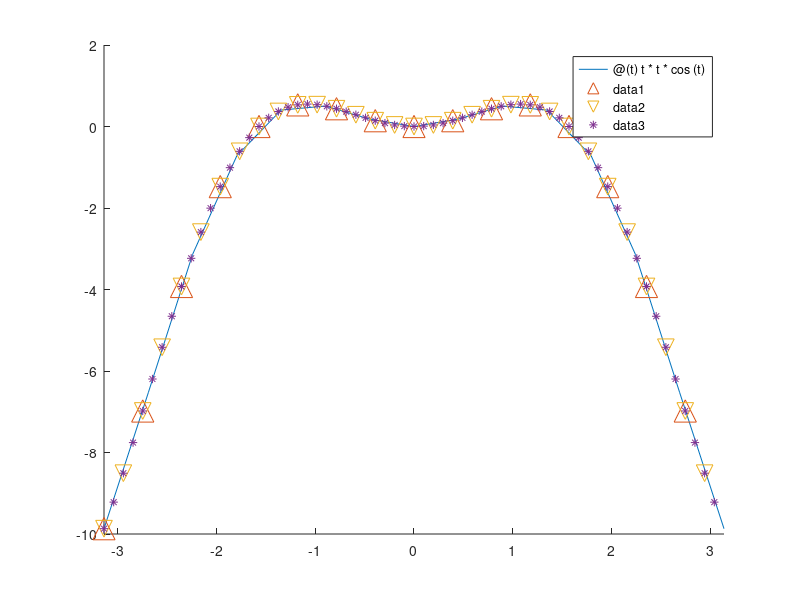
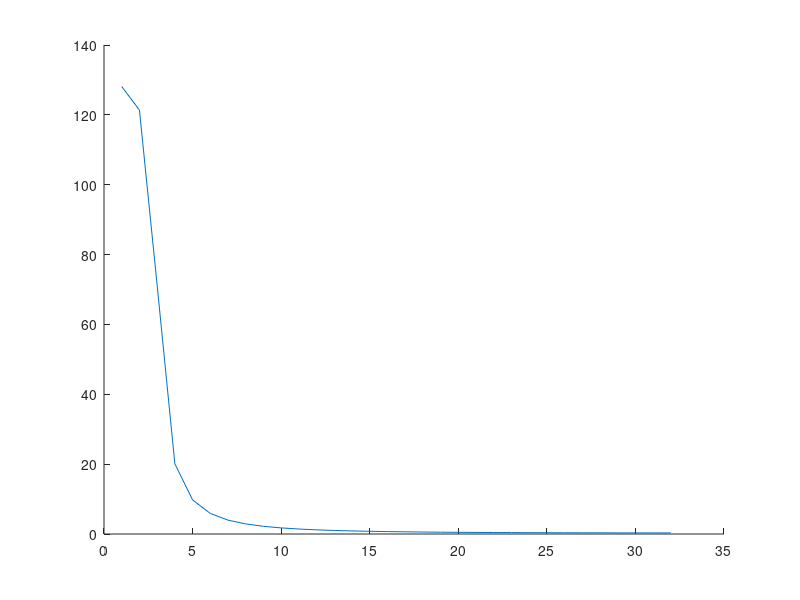
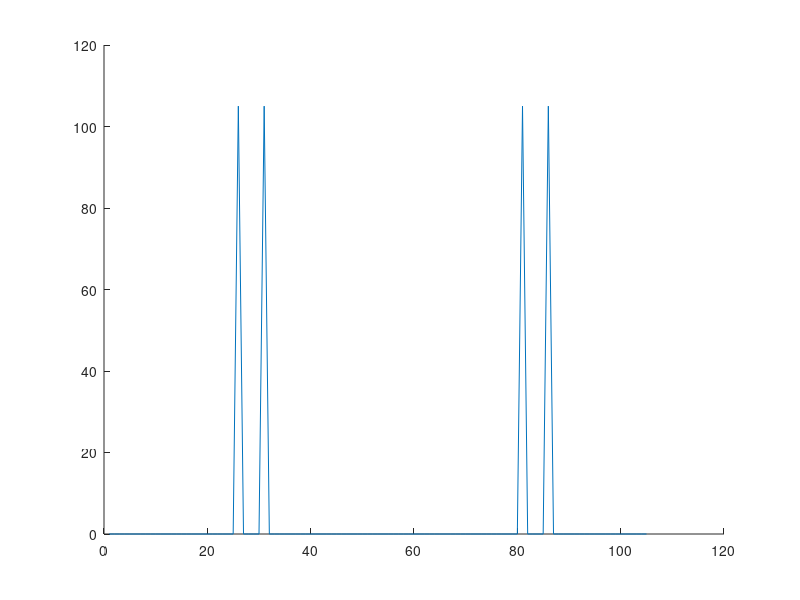
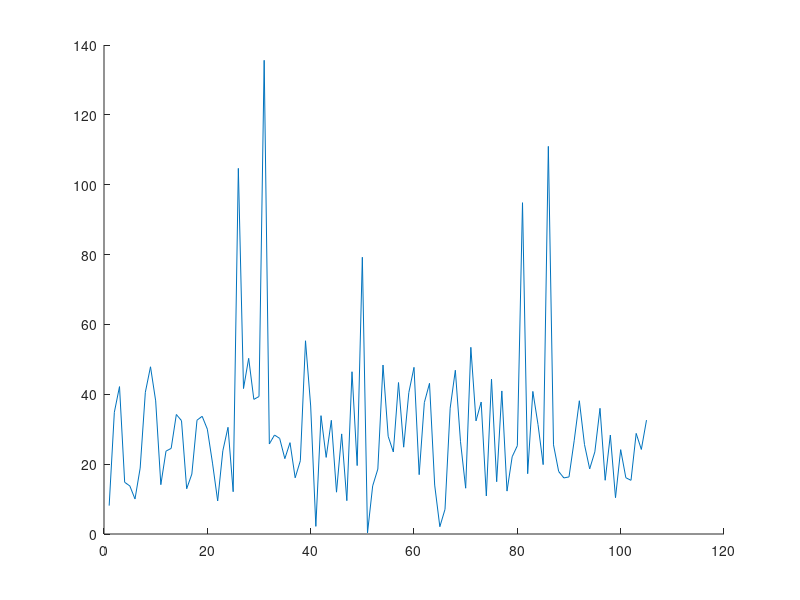

MATLAB code for these plots, in order:
clear all; close all; clc
figure;
hold on;
%%%%%%%%%%%%%%%%%%%%%%%%%%%%%%%%%%%%%%%%%%%%%%%%%%%%%%%%%%%%%%%%%%%%


n=16;
h=(2*pi)/n;

for i=1:n
    x(i)=-1*pi+(i-1)*h;
end

y=[-9.8696 -6.98122 -3.92561 -1.47536 4.44089e-16 0.531131 0.436179 0.142474 0 0.142474 0.436179 0.531131 4.44089e-16 -1.47536 -3.92561 -6.98122 ];

fun= @(t) t*t*cos(t);

fplot(fun, [-pi pi]);

plot(x, y, '^', 'MarkerSize', 16);
%%%%%%%%%%%%%%%%%%%%%%%%%%%%%%%%%%%%%%%%%%%%%%%%%%%%%%%

n=32;
h=(2*pi)/n;

for i=1:n
    x(i)=-1*pi+(i-1)*h;
end

y=[-9.8696 -8.50778 -6.98122 -5.41742 -3.92561 -2.5917 -1.47536 -0.609229 8.88178e-16 0.368546 0.531131 0.535474 0.436179 0.288502 0.142474 0.0378124 0 0.0378124 0.142474 0.288502 0.436179 0.535474 0.531131 0.368546 8.88178e-16 -0.609229 -1.47536 -2.5917 -3.92561 -5.41742 -6.98122 -8.50778 ];



plot(x, y, 'v', 'MarkerSize', 12);
%%%%%%%%%%%%%%%%%%%%%%%%%%%%%%%%%%%%%%%%%%%%%%%%%%%%%%%


n=64;
h=(2*pi)/n;

for i=1:n
    x(i)=-1*pi+(i-1)*h;
end

y=[-9.8696 -9.21779 -8.50778 -7.75677 -6.98122 -6.19665 -5.41742 -4.65656 -3.92561 -3.23455 -2.5917 -2.00366 -1.47536 -1.01002 -0.609229 -0.273023 1.51085e-16 0.212561 0.368546 0.472836 0.531131 0.549758 0.535474 0.495272 0.436179 0.365074 0.288502 0.212505 0.142474 0.0830094 0.0378124 0.00959187 0 0.00959187 0.0378124 0.0830094 0.142474 0.212505 0.288502 0.365074 0.436179 0.495272 0.535474 0.549758 0.531131 0.472836 0.368546 0.212561 1.51085e-16 -0.273023 -0.609229 -1.01002 -1.47536 -2.00366 -2.5917 -3.23455 -3.92561 -4.65656 -5.41742 -6.19665 -6.98122 -7.75677 -8.50778 -9.21779 ];


plot(x, y, '*');
%%%%%%%%%%%%%%%%%%%%%%%%%%%%%%%%%%%%%%%%%%%%%%%%%%%%%%%

hold off;
%%%%%%%%%%%%%%%%%%%%%%%%%%%%%%%%%%%%%%%%%%%%%%%%%%%%%%%
n=64;
L=n;   %length
region=2*pi;
Fs=L/region; %sample frequency
T=1/Fs;  %sample period
%f = Fs*(0:(L/2-1))/L;
f=[1:32];

y=[128.103 121.379 71.2142 20.1033 9.77477 5.88189 3.97079 2.88312 2.20236 1.74701 1.42707 1.1936 1.01805 0.882802 0.776517 0.691605 0.622834 0.566502 0.519929 0.48114 0.44865 0.421334 0.398323 0.378943 0.362665 0.349074 0.337844 0.328717 0.321494 0.316023 0.312191 0.309921 
    ];
figure;
hold on;
k=round(L/2/f(L/2)*400);
    plot(f, y)


hold off;
%%%%%%%%%%%%%%%%%%%%%%%%%%%%%%%%%%%%%%%%%%%%%%%%%%%%%%%%%%%%%%%%%%%%%%%%%%%%%%%%%%%%%%%%%%%%%%%%%%
n=210;
L=n;   %length
region=1;
Fs=L/region; %sample frequency
T=1/Fs;  %sample period
%f = Fs*(0:(L/2-1))/L;
f=[1:105];
y=[1.12994e-13 3.71558e-12 4.08541e-12 2.67895e-12 8.53023e-13 4.35796e-13 5.17446e-13 9.46532e-13 9.05707e-13 1.0991e-12 1.30359e-12 8.53189e-13 1.02497e-12 7.2349e-13 8.64665e-13 6.81633e-13 7.05109e-13 5.79867e-13 8.39223e-14 6.95202e-13 9.15416e-13 4.91418e-13 8.76001e-13 1.36583e-12 8.74769e-13 105 1.19459e-12 1.27439e-12 7.66687e-13 6.49077e-13 105 2.93007e-13 2.39995e-13 1.85909e-13 7.12573e-13 1.16956e-12 1.36726e-13 9.62079e-13 1.51538e-12 1.49428e-12 2.3223e-12 5.72028e-13 1.65684e-12 1.13506e-12 1.5037e-12 6.6241e-13 9.1344e-13 4.82562e-13 8.78759e-13 1.95502e-12 1.53396e-12 4.02606e-13 2.15497e-13 1.21254e-12 1.54197e-13 6.0739e-13 8.90082e-13 4.86455e-13 3.998e-13 1.3653e-12 8.35438e-13 2.26649e-13 1.61094e-12 1.53688e-12 1.0126e-12 2.87379e-13 2.12356e-13 5.68624e-13 2.30335e-13 1.18975e-12 8.57195e-14 2.64402e-12 3.61698e-12 2.55383e-12 5.43842e-13 1.33987e-12 1.4326e-12 2.50788e-13 9.03219e-13 3.36552e-13 105 9.20968e-13 4.93307e-13 1.7568e-13 9.59209e-13 105 3.2868e-13 1.21393e-12 8.03219e-13 1.5255e-12 7.65746e-13 1.0862e-12 2.20931e-12 1.08821e-12 1.74259e-12 5.93593e-13 2.22406e-12 2.68017e-12 6.16813e-13 1.25264e-12 3.25084e-12 3.47196e-12 2.95974e-12 3.00171e-12 6.77765e-12
    ];
figure;
hold on;
k=round(L/2/f(L/2)*400);
    plot(f, y)


hold off;
%noize
%%%%%%%%%%%%%%%%%%%%%%%%%%%%%%%%%%%%%%%%%%%%%%%%%%%%%%%%%%
n=210;
L=n;   %length
region=1;
Fs=L/region; %sample frequency
T=1/Fs;  %sample period
%f = Fs*(0:(L/2-1))/L;

y=[8.12585 34.8502 42.2007 14.8071 13.7559 10.0239 18.8864 40.5694 47.8739 38.1147 14.124 23.7273 24.5129 34.2208 32.4533 12.957 17.1512 32.5857 33.6988 30.0154 20.301 9.47468 23.8303 30.5471 12.1082 104.683 41.6459 50.2985 38.5474 39.3581 135.626 25.7849 28.3381 27.3716 21.5705 26.1537 16.0934 20.965 55.3221 36.6539 2.18704 33.8837 21.9323 32.5435 11.9737 28.6592 9.54372 46.4539 19.5894 79.2332 0.314956 13.7667 18.5944 48.3791 27.9715 23.4881 43.365 24.8566 40.5177 47.7149 16.9912 37.6259 43.141 14.019 2.0915 7.06453 36.0265 46.8847 26.4227 13.1135 53.4505 32.3902 37.7819 10.8938 44.3302 14.9689 40.9606 12.283 22.1156 25.2769 94.8565 17.2661 40.824 31.3553 19.8648 110.982 25.5275 17.8969 16.0562 16.3451 26.6962 38.1503 25.5859 18.6377 23.5083 35.987 15.3857 28.3327 10.3957 24.1548 16.1127 15.365 28.8053 24.2069 32.6093
    ];
figure;
hold on;
k=round(L/2/f(L/2)*400);
    plot(f, y)

hold off;
%%%%%%%%%%%%%%%%%%%%%%%%%%%%%%%%%%%%%%%
h=region/n;
for i=0: n-1
    x(i+1)=i*h;
end
y1=[0 1.57886 1.9058 1.02262 0.246289 -2.25061 -1.21572 -0.866025 -0.215372 2.62453 0.139129 1.13311 -0.193096 -2.36855 0.866025 -1.60191 0.825886 1.41214 -1.40881 1.95035 -1.34515 -1.24357e-14 1.34515 -1.95035 1.40881 -1.41214 -0.825886 1.60191 -0.866025 2.36855 0.193096 -1.13311 -0.139129 -2.62453 0.215372 0.866025 1.21572 2.25061 -0.246289 -1.02262 -1.9058 -1.57886 -6.47949e-15 1.57886 1.9058 1.02262 0.246289 -2.25061 -1.21572 -0.866025 -0.215372 2.62453 0.139129 1.13311 -0.193096 -2.36855 0.866025 -1.60191 0.825886 1.41214 -1.40881 1.95035 -1.34515 -8.52688e-14 1.34515 -1.95035 1.40881 -1.41214 -0.825886 1.60191 -0.866025 2.36855 0.193096 -1.13311 -0.139129 -2.62453 0.215372 0.866025 1.21572 2.25061 -0.246289 -1.02262 -1.9058 -1.57886 -1.2959e-14 1.57886 1.9058 1.02262 0.246289 -2.25061 -1.21572 -0.866025 -0.215372 2.62453 0.139129 1.13311 -0.193096 -2.36855 0.866025 -1.60191 0.825886 1.41214 -1.40881 1.95035 -1.34515 -7.10605e-14 1.34515 -1.95035 1.40881 -1.41214 -0.825886 1.60191 -0.866025 2.36855 0.193096 -1.13311 -0.139129 -2.62453 0.215372 0.866025 1.21572 2.25061 -0.246289 -1.02262 -1.9058 -1.57886 4.17545e-13 1.57886 1.9058 1.02262 0.246289 -2.25061 -1.21572 -0.866025 -0.215372 2.62453 0.139129 1.13311 -0.193096 -2.36855 0.866025 -1.60191 0.825886 1.41214 -1.40881 1.95035 -1.34515 -1.27906e-13 1.34515 -1.95035 1.40881 -1.41214 -0.825886 1.60191 -0.866025 2.36855 0.193096 -1.13311 -0.139129 -2.62453 0.215372 0.866025 1.21572 2.25061 -0.246289 -1.02262 -1.9058 -1.57886 -2.59179e-14 1.57886 1.9058 1.02262 0.246289 -2.25061 -1.21572 -0.866025 -0.215372 2.62453 0.139129 1.13311 -0.193096 -2.36855 0.866025 -1.60191 0.825886 1.41214 -1.40881 1.95035 -1.34515 -3.1265e-13 1.34515 -1.95035 1.40881 -1.41214 -0.825886 1.60191 -0.866025 2.36855 0.193096 -1.13311 -0.139129 -2.62453 0.215372 0.866025 1.21572 2.25061 -0.246289 -1.02262 -1.9058 -1.57886 ];
y2=[-1.93354 3.17194 1.77198 -3.59555 1.47451 -5.31502 -2.3015 -0.50722 -0.297464 1.87673 -1.43989 1.66806 -0.745058 -3.52336 1.51152 0.085577 1.7696 5.96221 -2.69929 -0.320081 -0.837473 0.996266 2.7683 -1.84443 2.60921 -2.10187 0.251198 -0.107371 0.621356 1.89139 -1.28548 2.0542 1.77037 -1.02914 1.60902 1.25011 -1.40338 1.83874 2.93986 -1.48923 -2.3343 0.120799 -2.82457 4.50832 -0.455516 1.75362 2.06571 -6.08628 -0.329733 -2.57165 -0.169601 3.55185 -0.644934 0.460444 -0.666402 -4.54078 -0.202862 2.36884 -0.254449 1.86125 -4.22278 4.17269 -0.122374 2.0529 0.901595 -2.12293 -1.5042 -1.65705 0.0785443 -0.0364407 -1.84395 1.72803 -3.38221 1.80847 0.131181 -0.637966 -1.70311 4.19871 1.43092 0.0971605 -1.6514 -3.47808 -3.96284 -2.66457 1.07281 4.34726 1.55994 0.342661 -1.06554 -5.88213 -1.86821 0.690515 -3.26825 0.527423 -0.0834223 3.01756 1.99917 -2.76521 -0.164675 -1.44904 3.42608 3.14568 -0.785025 1.98231 -3.13368 1.32308 7.50584 -0.887095 1.67741 -2.36412 -5.67681 2.59329 1.04817 2.22126 0.84229 3.10465 0.185389 -1.15872 -1.45246 1.37639 0.983544 3.04289 -2.26869 0.793776 -4.62377 -4.79658 -2.62849 -0.709503 1.79375 4.10998 1.79427 -5.84479 1.23684 2.54614 0.955122 1.82507 -1.82816 1.94171 -2.02199 -1.46179 -0.299195 -2.01796 -0.124153 1.96961 0.871318 -2.97069 -0.791809 -0.116002 1.33252 -1.8024 -0.346368 -1.68229 -3.33268 -1.28869 -1.8672 0.523079 -1.39135 -1.18721 -0.646121 -1.28228 2.30016 -1.87297 2.17568 4.42368 0.676635 -1.41545 -2.81444 0.860787 0.77565 2.49939 2.45325 1.08129 1.59494 -0.231265 -3.08132 -3.73642 -2.90555 4.59945 3.13164 0.818822 -1.00167 1.05256 5.89435 -0.0818451 -1.23496 0.733235 -3.24805 2.89094 -2.32533 1.30841 -1.02869 -1.72148 -0.368536 -0.545119 0.113736 0.583968 0.780313 5.77997 -0.443523 -0.511936 -0.0240091 -2.75413 -0.462448 5.24607 1.22814 -1.3988 -0.412979 0.196013 -0.860417 -2.39168 ];
figure;
plot(x,y1, x, y2);
